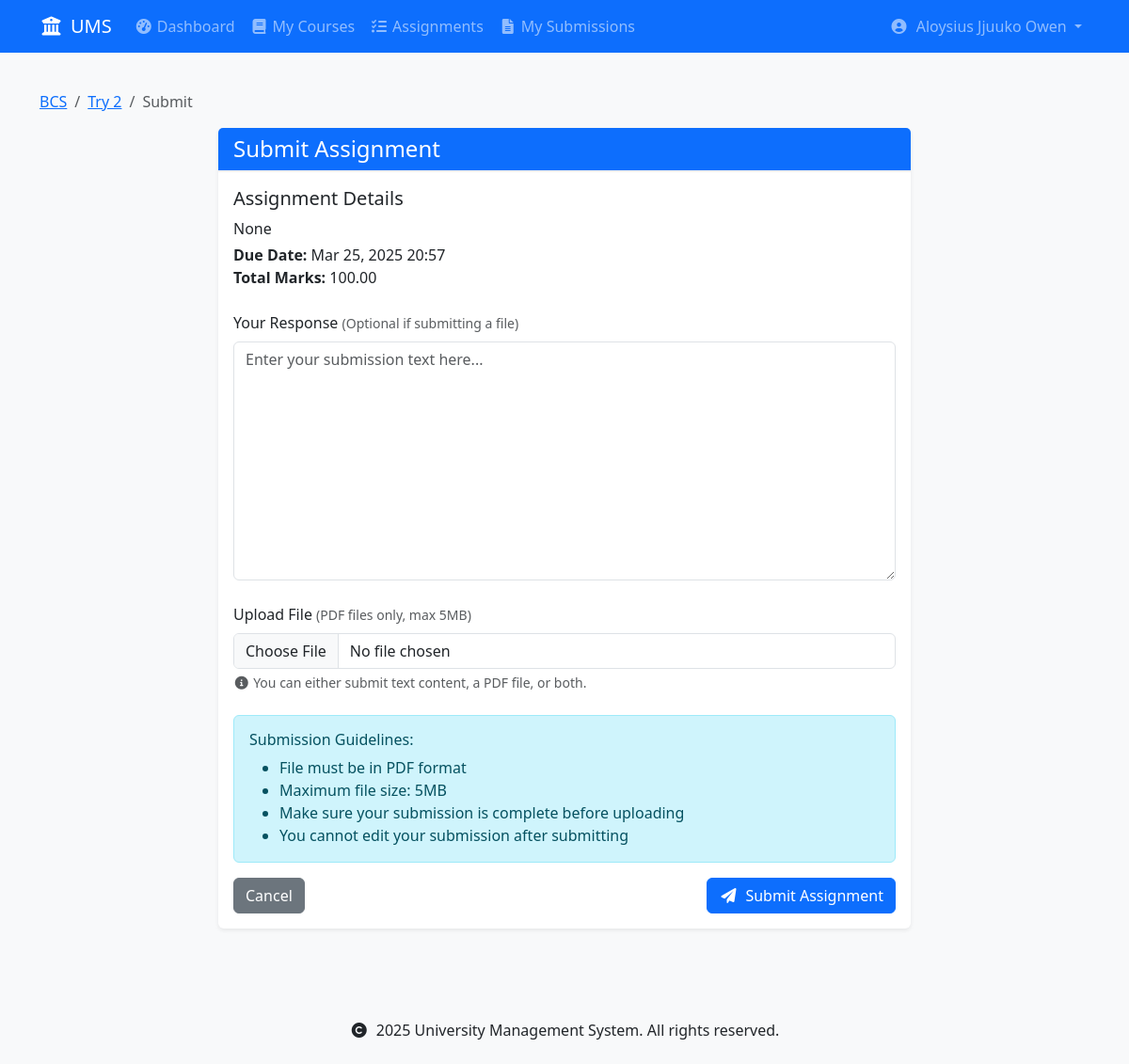
Page /assignments/4/submit/ (signed in) on the committed database.
### accounts/models.py (models this page shows, shortened)
class User(AbstractUser):
    USER_TYPE_CHOICES = [
        ('student', 'Student'),
        ('lecturer', 'Lecturer'),
    ]
    user_type = models.CharField(max_length=10, choices=USER_TYPE_CHOICES)
    registration_number = models.CharField(max_length=20, unique=True, null=True, blank=True)
    staff_number = models.CharField(max_length=20, unique=True, null=True, blank=True)
    department = models.ForeignKey('schools.Department', on_delete=models.SET_NULL, null=True)
    class Meta:
        db_table = 'accounts_user'
        verbose_name = 'User'
        verbose_name_plural = 'Users'
    def is_student(self):
        return self.user_type == 'student'

### assignments/models.py (models this page shows, shortened)
class Assignment(models.Model):
    title = models.CharField(max_length=200)
    course = models.ForeignKey(
        'courses.Course',
        on_delete=models.CASCADE,
        related_name='assignments'
    )
    description = models.TextField()
    due_date = models.DateTimeField()
    total_marks = models.DecimalField(
        max_digits=5,
        decimal_places=2,
        validators=[MinValueValidator(0)]
    )
    created_at = models.DateTimeField(auto_now_add=True)
    created_by = models.ForeignKey(
        settings.AUTH_USER_MODEL,
        on_delete=models.CASCADE,
        related_name='created_assignments'
    )
    class Meta:
        ordering = ['-due_date']
    def is_past_due(self):
        return timezone.now() > self.due_date

### courses/models.py (models this page shows, shortened)
class Course(models.Model):
    code = models.CharField(max_length=10, unique=True)
    name = models.CharField(max_length=100)
    department = models.ForeignKey(
        'schools.Department',
        on_delete=models.CASCADE,
        related_name='courses'
    )
    lecturer = models.ForeignKey(
        settings.AUTH_USER_MODEL,
        on_delete=models.SET_NULL,  # Changed from CASCADE to SET_NULL
        related_name='courses_teaching',
        limit_choices_to={'user_type': 'lecturer'},
        null=True  # Allow null for existing records
    )
    description = models.TextField(blank=True)
    credits = models.PositiveIntegerField(
        validators=[MinValueValidator(1), MaxValueValidator(6)],
        default=3  # Default number of credits
    )
    is_active = models.BooleanField(default=True)
    created_at = models.DateTimeField(auto_now_add=True)
    updated_at = models.DateTimeField(auto_now=True)
    class Meta:
        ordering = ['department', 'code']
        unique_together = ['department', 'code']

### assignments/views.py (the view)
# urls.py: path('<int:pk>/submit/', views.submit_assignment, name='submit_assignment'),
@login_required
def submit_assignment(request, pk):
    assignment = get_object_or_404(Assignment, pk=pk)
    if not assignment.course.enrollments.filter(student=request.user).exists():
        messages.error(request, 'You are not enrolled in this course.')
        return redirect('assignments:assignment_list')
    if Submission.objects.filter(assignment=assignment, student=request.user).exists():
        messages.error(request, 'You have already submitted this assignment.')
        return redirect('assignments:assignment_detail', pk=pk)
    if assignment.is_past_due():
        messages.error(request, 'This assignment is past its due date.')
        return redirect('assignments:assignment_detail', pk=pk)
    if request.method == 'POST':
        form = SubmissionForm(request.POST, request.FILES)
        if form.is_valid():
            submission = form.save(commit=False)
            submission.assignment = assignment
            submission.student = request.user
            submission.save()
            messages.success(request, 'Assignment submitted successfully.')
            return redirect('assignments:assignment_detail', pk=pk)
    else:
        form = SubmissionForm()
    return render(request, 'assignments/submit_assignment.html', {
        'form': form,
        'assignment': assignment
    })

### assignments/forms.py (shortened to what this page needs)
class SubmissionForm(forms.ModelForm):
    class Meta:
        model = Submission
        fields = ['content', 'file']
        widgets = {
            'content': forms.Textarea(
                attrs={
                    'rows': 6,
                    'class': 'form-control',
                    'placeholder': 'Enter your submission text here (optional if submitting a file)'
                }
            ),
            'file': forms.FileInput(
                attrs={
                    'class': 'form-control',
                    'accept': '.pdf'
                }
            )
        }

### templates/assignments/submit_assignment.html (shortened to what this page needs)
{% extends 'base.html' %}
{% load custom_filters %}
{% block content %}
<div class="container">
    <nav aria-label="breadcrumb" class="mt-3">
        <ol class="breadcrumb">
            <li class="breadcrumb-item">
                <a href="{% url 'courses:course_detail' assignment.course.id %}">
                    {{ assignment.course.code }}
                </a>
            </li>
            <li class="breadcrumb-item">
                <a href="{% url 'assignments:assignment_detail' assignment.id %}">
                    {{ assignment.title }}
                </a>
            </li>
            <li class="breadcrumb-item active">Submit</li>
        </ol>
    </nav>
    <div class="row justify-content-center">
        <div class="col-md-8">
            <div class="card">
                <div class="card-header bg-primary text-white">
                    <h2 class="card-title h4 mb-0">Submit Assignment</h2>
                </div>
                <div class="card-body">
                    <div class="mb-4">
                        <h5>Assignment Details</h5>
                        <p class="mb-1">{{ assignment.description }}</p>
                        <p class="mb-0">
                            <strong>Due Date:</strong>
                            <span {% if assignment.is_past_due %}class="text-danger"{% endif %}>
                                {{ assignment.due_date|date:"M d, Y H:i" }}
                            </span>
                        </p>
                        <p class="mb-0">
                            <strong>Total Marks:</strong> {{ assignment.total_marks }}
                        </p>
                    </div>
                    {% if assignment.is_past_due %}
                        <div class="alert alert-danger">
                            <h5 class="alert-heading">Assignment Past Due!</h5>
                            <p class="mb-0">This assignment is past its due date. Contact your lecturer for late submission options.</p>
                        </div>
                    {% else %}
                        <form method="post" enctype="multipart/form-data">
                            <div class="mb-4">
                                <label for="{{ form.content.id_for_label }}" class="form-label">
                                    Your Response
                                    <small class="text-muted">(Optional if submitting a file)</small>
                                </label>
                                <textarea name="{{ form.content.name }}"
                                        class="form-control {% if form.content.errors %}is-invalid{% endif %}"
                                        id="{{ form.content.id_for_label }}"
                                        rows="10"
                                        placeholder="Enter your submission text here...">{{ form.content.value|default:'' }}</textarea>
                            </div>
                            <div class="mb-4">
                                <label for="{{ form.file.id_for_label }}" class="form-label">
                                    Upload File
                                    <small class="text-muted">(PDF files only, max 5MB)</small>
                                </label>
                                <input type="file"
                                       name="{{ form.file.name }}"
                                       class="form-control {% if form.file.errors %}is-invalid{% endif %}"
                                       id="{{ form.file.id_for_label }}"
                                       accept=".pdf">
                                <div class="form-text">
                                    <i class="fas fa-info-circle"></i>
                                    You can either submit text content, a PDF file, or both.
                                </div>
                            </div>
                            <div class="alert alert-info">
                                <h6 class="alert-heading">Submission Guidelines:</h6>
                                <ul class="mb-0">
                                    <li>File must be in PDF format</li>
                                    <li>Maximum file size: 5MB</li>
                                    <li>Make sure your submission is complete before uploading</li>
                                    <li>You cannot edit your submission after submitting</li>
                                </ul>
                            </div>
                            <div class="d-flex justify-content-between">
                                <a href="{% url 'assignments:assignment_detail' assignment.id %}"
                                   class="btn btn-secondary">Cancel</a>
                                <button type="submit" class="btn btn-primary">
                                    <i class="fas fa-paper-plane me-2"></i>Submit Assignment
                                </button>
                            </div>
                        </form>
                    {% endif %}
                </div>
            </div>
        </div>
    </div>
</div>
{% endblock %}

### templates/base.html (shortened to what this page needs)
{% load static %}
<!DOCTYPE html>
<html lang="en">
<head>
    <link href="https://cdn.jsdelivr.net/npm/bootstrap@5.3.0/dist/css/bootstrap.min.css" rel="stylesheet">
    <link href="https://cdnjs.cloudflare.com/ajax/libs/font-awesome/6.0.0/css/all.min.css" rel="stylesheet">
    <link href="{% static 'css/custom.css' %}" rel="stylesheet">
</head>
<body>
    <nav class="navbar navbar-expand-lg navbar-dark bg-primary">
        <div class="container">
            <a class="navbar-brand" href="{% url 'home' %}">
                <i class="fas fa-university me-2"></i>UMS
            </a>
            <div class="collapse navbar-collapse" id="navbarNav">
                <ul class="navbar-nav me-auto">
                    {% if user.is_authenticated %}
                        {% if user.is_student %}
                            <li class="nav-item">
                                <a class="nav-link" href="{% url 'accounts:student_dashboard' %}">
                                    <i class="fas fa-tachometer-alt me-1"></i>Dashboard
                                </a>
                            </li>
                            <li class="nav-item">
                                <a class="nav-link" href="{% url 'courses:my_courses' %}">
                                    <i class="fas fa-book me-1"></i>My Courses
                                </a>
                            </li>
                            <li class="nav-item">
                                <a class="nav-link" href="{% url 'assignments:assignment_list' %}">
                                    <i class="fas fa-tasks me-1"></i>Assignments
                                </a>
                            </li>
                            <li class="nav-item">
                                <a class="nav-link" href="{% url 'assignments:my_submissions' %}">
                                    <i class="fas fa-file-alt me-1"></i>My Submissions
                                </a>
                            </li>
                        {% endif %}
                    {% endif %}
                </ul>
                <ul class="navbar-nav">
                    {% if user.is_authenticated %}
                        <li class="nav-item dropdown">
                            <a class="nav-link dropdown-toggle" href="#" id="userDropdown" role="button"
                               data-bs-toggle="dropdown" aria-expanded="false">
                                <i class="fas fa-user-circle me-1"></i>
                                {{ user.get_full_name|default:user.username }}
                            </a>
                        </li>
                    {% endif %}
                </ul>
            </div>
        </div>
    </nav>
    <main class="py-4">
        {% block content %}
        {% endblock %}
    </main>
    <footer class="bg-light py-4 mt-5">
        <div class="container text-center">
            <p class="mb-0">
                <i class="fas fa-copyright me-1"></i>
                {% now "Y" %} University Management System. All rights reserved.
            </p>
        </div>
    </footer>
</body>
</html>

### static/css/custom.css (style rules this page uses)
body { background-color: #f8f9fa; }
.card { border: none; box-shadow: 0 0.125rem 0.25rem rgba(0, 0, 0, 0.075); transition: transform 0.2s; }
.card-header { background-color: #fff; border-bottom: 2px solid #f0f0f0; }
.fas { width: 1.25em; text-align: center; }

### rows in the picture
User: get_full_name "Aloysius Jjuuko Owen"
Assignment: course.code "BCS", title "Try 2", description "None", due_date "Mar 25, 2025 20:57", total_marks "100.00"
